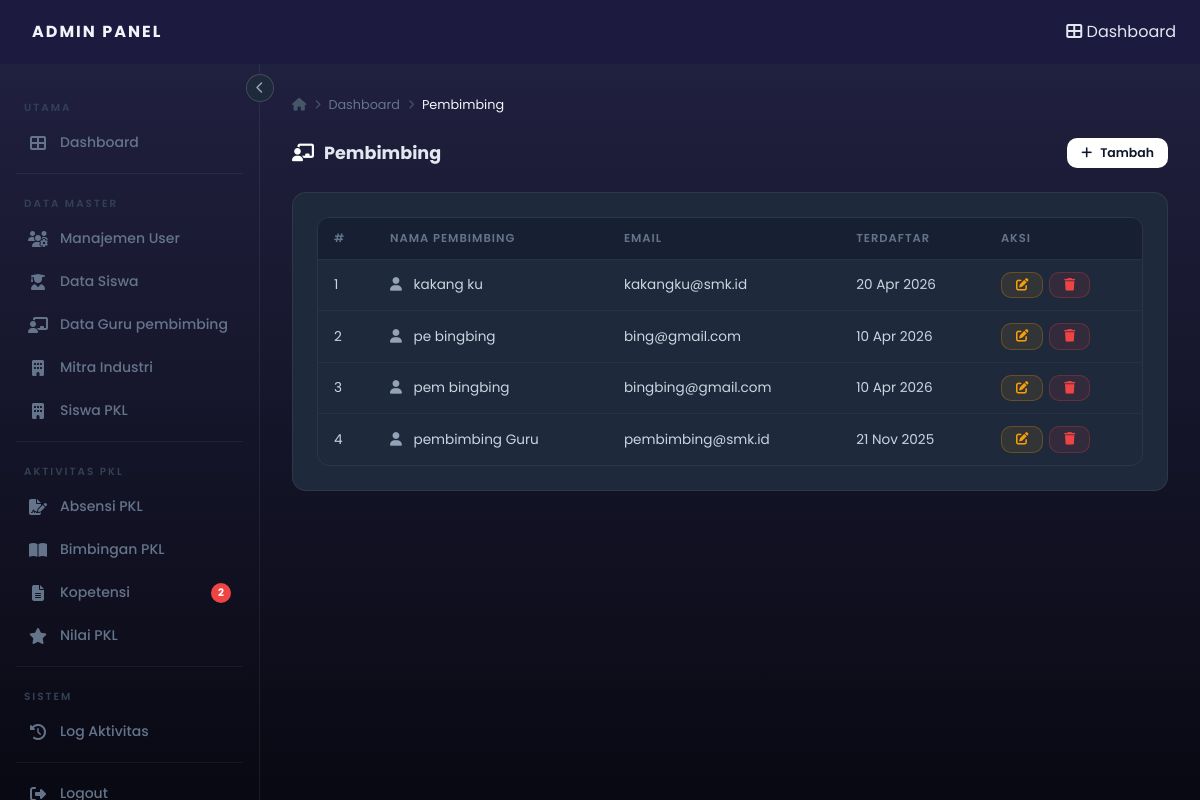
Page /admin/admin-walikelas.php (signed in) on the committed database.
### tables this page shows
CREATE TABLE `users` (
  `id` int(11) NOT NULL,
  `nama_depan` varchar(50) NOT NULL,
  `nama_belakang` varchar(50) NOT NULL,
  `email` varchar(100) NOT NULL,
  `password` varchar(255) NOT NULL,
  `role` enum('siswa','pembimbing','wakasek','admin') NOT NULL,
  `created_at` timestamp NOT NULL DEFAULT current_timestamp()
);

### admin/admin-walikelas.php (the view, shortened to what this page needs)
<?php
include "../config.php";
$rows = mysqli_query($conn, "SELECT * FROM users WHERE role='pembimbing' ORDER BY id DESC");
include '_header_admin.php';
?>
<div class="page-header">
  <h2><i class="fas fa-chalkboard-teacher"></i> Pembimbing</h2>
  <button class="btn btn-primary btn-sm" onclick="openModal()">
    <i class="fas fa-plus"></i> Tambah
  </button>
</div>
<div class="card">
  <div class="table-wrapper">
    <table>
      <thead>
        <tr>
          <th>#</th>
          <th>Nama Pembimbing</th>
          <th>Email</th>
          <th>Terdaftar</th>
          <th>Aksi</th>
        </tr>
      </thead>
      <tbody>
      <?php $no = 1; if (mysqli_num_rows($rows) === 0): ?>
        <tr><td colspan="5" style="text-align:center;padding:20px;color:#64748b;">Tidak ada data pembimbing.</td></tr>
      <?php else: while ($row = mysqli_fetch_assoc($rows)): ?>
      <tr>
        <td><?php echo $no++; ?></td>
        <td>
          <i class="fas fa-user" style="color:#94a3b8;margin-right:8px;"></i>
          <?php echo htmlspecialchars($row['nama_depan'] . ' ' . $row['nama_belakang']); ?>
        </td>
        <td><?php echo htmlspecialchars($row['email']); ?></td>
        <td><?php echo date('d M Y', strtotime($row['created_at'])); ?></td>
        <td style="display:flex;gap:6px;">
          <button class="btn btn-warning btn-sm"
            onclick="editModal(
              <?php echo $row['id']; ?>,
              '<?php echo htmlspecialchars(addslashes($row['nama_depan'])); ?>',
              '<?php echo htmlspecialchars(addslashes($row['nama_belakang'])); ?>',
              '<?php echo htmlspecialchars(addslashes($row['email'])); ?>'
            )">
            <i class="fas fa-edit"></i>
          </button>
          <a href="?hapus=<?php echo $row['id']; ?>" class="btn btn-danger btn-sm"
             onclick="return confirm('Hapus data ini?')">
            <i class="fas fa-trash"></i>
          </a>
        </td>
      </tr>
      <?php endwhile; endif; ?>
      </tbody>
    </table>
  </div>
</div>
<?php include '_footer_admin.php'; ?>

### admin/style.css (style rules this page uses)
*, *::before, *::after { box-sizing: border-box; margin: 0; padding: 0; }
html { scroll-behavior: smooth; }
body { font-family: 'Poppins', sans-serif; background: linear-gradient(to bottom, #222243, #090913); color: #e2e8f0; min-height: 100vh; }
a { text-decoration: none; color: inherit; }
h2 { font-size: 1.25rem; font-weight: 600; color: #e2e8f0; }
.btn { display: inline-flex; align-items: center; gap: 8px; padding: 10px 20px; border-radius: 10px; font-family: 'Poppins', sans-serif; font-size: 0.85rem; font-weight: 600; cursor: pointer; transition: all 0.2s; border: none; text-decoration: none; }
.btn-primary { background: #ffffff; color: #0f172a; }
.btn-danger { background: rgba(239, 68, 68, 0.1); color: #ef4444; border: 1px solid rgba(239, 68, 68, 0.25); }
.btn-warning { background: rgba(245, 158, 11, 0.1); color: #f59e0b; border: 1px solid rgba(245, 158, 11, 0.25); }
.btn-sm { padding: 6px 14px; font-size: 0.78rem; }
.card { background: #1e293b; border: 1px solid rgba(255, 255, 255, 0.07); border-radius: 14px; padding: 24px; }
.table-wrapper { overflow-x: auto; border-radius: 12px; border: 1px solid rgba(255, 255, 255, 0.06); }
table { width: 100%; border-collapse: collapse; font-size: 0.85rem; }
thead tr { background: #162032; border-bottom: 1px solid rgba(255, 255, 255, 0.08); }
thead th { padding: 12px 16px; text-align: left; font-size: 0.72rem; font-weight: 600; color: #64748b; letter-spacing: 1px; text-transform: uppercase; white-space: nowrap; }
tbody tr { border-bottom: 1px solid rgba(255, 255, 255, 0.04); transition: background 0.15s; }
tbody tr:last-child { border-bottom: none; }
tbody td { padding: 12px 16px; color: #cbd5e1; vertical-align: middle; }
.page-header { display: flex; align-items: center; justify-content: space-between; gap: 16px; margin-bottom: 24px; flex-wrap: wrap; }
.page-header h2 { font-size: 1.1rem; font-weight: 700; color: #e2e8f0; display: flex; align-items: center; gap: 10px; }
.page-header h2 i { color: #ffffff; }

### rows in the picture
users: nama_depan+nama_belakang "kakang ku", email "kakangku@smk.id", created_at "20 Apr 2026"
users: nama_depan+nama_belakang "pe bingbing", email "bing@gmail.com", created_at "10 Apr 2026"
users: nama_depan+nama_belakang "pem bingbing", email "bingbing@gmail.com", created_at "10 Apr 2026"
users: nama_depan+nama_belakang "pembimbing Guru", email "pembimbing@smk.id", created_at "21 Nov 2025"

### other values in the picture
$label "Dashboard Manajemen User Data Siswa Data Guru pembimbing Mitra Industri Siswa PKL Absensi PKL Bimbingan PKL Kopetensi Nilai PKL Log Aktivitas"
$badge "2"
$page_title "Pembimbing"
